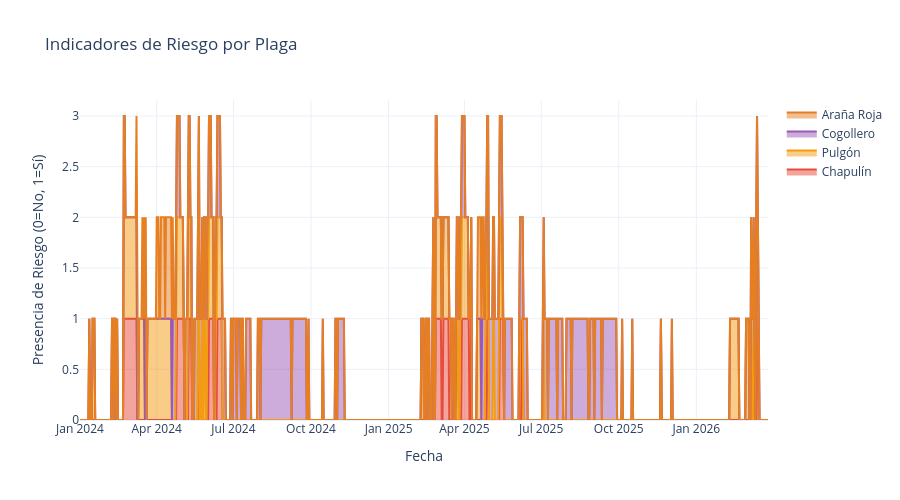

The notebook cell saved with this chart:
### Markdown cell above
## 4. INDICADORES DE RIESGO POR PLAGA

**Visualización:** Área apilada mostrando todas las plagas

**Qué muestra:**
- Cuándo cada plaga está en riesgo
- Períodos de múltiples plagas simultáneas
- Tendencias a lo largo del año

### Code cell
print("\n" + "="*70)
print("4. INDICADORES DE RIESGO POR PLAGA")
print("="*70)

fig = go.Figure()

# Cada plaga es un área
plagas = {
    'riesgo_chapulin': 'Chapulín',
    'riesgo_pulgon': 'Pulgón',
    'riesgo_cogollero': 'Cogollero',
    'riesgo_arana_roja': 'Araña Roja'
}

colores = {
    'riesgo_chapulin': '#E74C3C',
    'riesgo_pulgon': '#F39C12',
    'riesgo_cogollero': '#9B59B6',
    'riesgo_arana_roja': '#E67E22'
}

for col, nombre in plagas.items():
    fig.add_trace(go.Scatter(
        x=df.index,
        y=df[col],
        mode='lines',
        name=nombre,
        line=dict(width=2, color=colores[col]),
        stackgroup='riesgo'
    ))

fig.update_layout(
    title='Indicadores de Riesgo por Plaga',
    xaxis_title='Fecha',
    yaxis_title='Presencia de Riesgo (0=No, 1=Sí)',
    hovermode='x unified',
    height=500,
    template='plotly_white'
)

fig.show()
fig.write_html("../data/reports/04_riesgos_plagas.html")
print("✓ Gráfica guardada: reports/04_riesgos_plagas.html")

### Figure 1 — Plotly figure (JSON) as saved in the notebook; plotly's stock layout.template omitted (floating-point values rounded to 4 significant figures; data arrays with more than 128 entries replaced by an {"elided": "..."} marker saying what was removed)
{"data": [{"line": {"color": "#E74C3C", "width": 2}, "mode": "lines", "name": "Chapulín", "stackgroup": "riesgo", "x": {"elided": "817 str values"}, "y": {"elided": "817 int values"}, "type": "scatter"}, {"line": {"color": "#F39C12", "width": 2}, "mode": "lines", "name": "Pulgón", "stackgroup": "riesgo", "x": {"elided": "817 str values"}, "y": {"elided": "817 int values"}, "type": "scatter"}, {"line": {"color": "#9B59B6", "width": 2}, "mode": "lines", "name": "Cogollero", "stackgroup": "riesgo", "x": {"elided": "817 str values"}, "y": {"elided": "817 int values"}, "type": "scatter"}, {"line": {"color": "#E67E22", "width": 2}, "mode": "lines", "name": "Araña Roja", "stackgroup": "riesgo", "x": {"elided": "817 str values"}, "y": {"elided": "817 int values"}, "type": "scatter"}], "layout": {"title": {"text": "Indicadores de Riesgo por Plaga"}, "xaxis": {"title": {"text": "Fecha"}}, "yaxis": {"title": {"text": "Presencia de Riesgo (0=No, 1=Sí)"}}, "hovermode": "x unified", "height": 500}}
